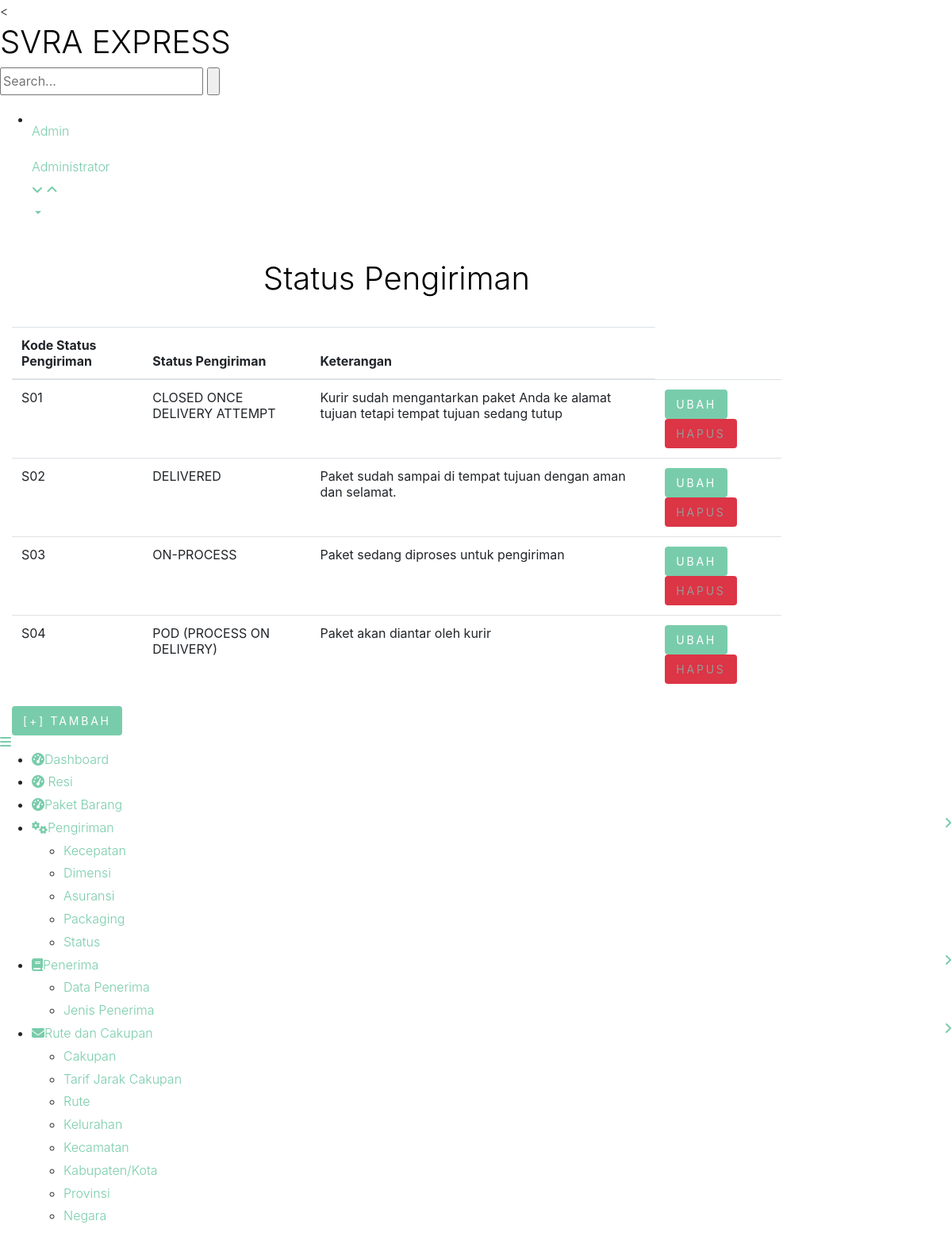
Screenshot of /svra/login/status.php with the database file from the repository.
### tables this page shows
CREATE TABLE `status_pengiriman` (
  `kode_status` varchar(5) NOT NULL,
  `nama_status` varchar(50) DEFAULT NULL,
  `keterangan` varchar(1000) DEFAULT NULL
);

### svra/login/status.php (the view, shortened to what this page needs)
<!DOCTYPE HTML>
<html>
<head>
<link href="css/bootstrap.css" rel="stylesheet" type="text/css" media="all">
<link href="css/style.css" rel="stylesheet" type="text/css" media="all"/>
<link href="css/font-awesome.css" rel="stylesheet">
</head>
<body>
<div class="page-container">
   <div class="left-content">
	   <div class="mother-grid-inner">
				<div class="header-main">
					<div class="header-left">
							<div class="logo-name">
									 <a href="home.php"> <h1>SVRA EXPRESS</h1>
								  </a>
							</div>
								<div class="search-box">
									<form>
										<input type="text" placeholder="Search..." required="">
										<input type="submit" value="">
									</form>
								</div>
						 </div>
							<div class="profile_details">
								<ul>
									<li class="dropdown profile_details_drop">
										<a href="#" class="dropdown-toggle" data-toggle="dropdown" aria-expanded="false">
											<div class="profile_img">
												<div class="user-name">
													<p>Admin</p>
													<span>Administrator</span>
												</div>
												<i class="fa fa-angle-down lnr"></i>
												<i class="fa fa-angle-up lnr"></i>
											</div>
										</a>
									</li>
								</ul>
							</div>
						</div>
				</div>
<div class="chit-chat-layer4">
	<div class="col-md-10 chit-chat-layer4-center">
               <div class="work-progres">
                            <div class="chit-chat-heading">
                                <br>  <H1><center> Status Pengiriman</center> </H1><br>
                            </div>
                            <div class="table-responsive">
                                <table class="table table-hover">
                                  <thead>
                                    <tr>
                                      <th>Kode Status Pengiriman</th>
                                      <th>Status Pengiriman</th>
                                      <th>Keterangan</th>
                                  </tr>
                              </thead>
                              <tbody>
							 <?php
							 $db_host = "localhost";$db_user = "root";$db_pass = "";$db_name = "ekspedisi_pengiriman_barang";
							 $koneksi= mysqli_connect( $db_host, $db_user, $db_pass, $db_name);
							  $ambil = mysqli_query ($koneksi, "SELECT * from status_pengiriman") ;?>
							  <?php
							  while ($isi = mysqli_fetch_array($ambil))
							  { ?>
                                <tr>
                                  <td><?php echo $isi ['kode_status'];?></td>
                                  <td><?php echo $isi ['nama_status'];?></td>
                                  <td><?php echo $isi ['keterangan'];?></td>
								  <td>
										<a href = "ubahstatus.php?id=<?php echo $isi ['kode_status'];?> " class="btn btn-primary"> Ubah </a>
										<a href = "hapusstatus.php?id=<?php echo $isi ['kode_status']; ?> " class="btn btn-danger"
										onclick="return confirm ('Apakah Anda yakin ingin menghapus data ini?')"> Hapus </a>
                              </tr>
							  <?php } ?>
                          </tbody>
                      </table>
					  <a href = "tambahstatus.php" class = "btn btn-primary">[+] Tambah </a>
                  </div>
             </div>
      </div>
    <div class="sidebar-menu">
		  	<div class="logo"> <a href="#" class="sidebar-icon"> <span class="fa fa-bars"></span> </a>  </div>
		    <div class="menu">
		      <ul id="menu" >
		        <li id="menu-home" ><a href="home.php"><i class="fa fa-tachometer"></i><span>Dashboard</span></a></li>
				<li id="menu-home" ><a href="resi.php"><i class="fa fa-tachometer"></i><span> Resi </span></a></li>
				<li id="menu-home" ><a href="paket.php"><i class="fa fa-tachometer"></i><span>Paket Barang</span></a></li>
				<li><a href="#"><i class="fa fa-cogs"></i><span>Pengiriman</span><span class="fa fa-angle-right" style="float: right"></span></a>
		          <ul>
		            <li><a href="kecepatan.php">Kecepatan</a></li>
		            <li><a href="dimensi.php">Dimensi</a></li>
					<li><a href="asuransi.php">Asuransi</a></li>
		            <li><a href="pack.php">Packaging</a></li>
					<li><a href="status.php">Status</a></li>
		          </ul>
		        </li>
		        <li id="menu-comunicacao" ><a href="#"><i class="fa fa-book nav_icon"></i><span>Penerima</span><span class="fa fa-angle-right" style="float: right"></span></a>
		          <ul id="menu-comunicacao-sub" >
		            <li id="menu-arquivos" ><a href="penerima.php">Data Penerima</a></li>
		            <li id="menu-arquivos" ><a href="jenispenerima.php">Jenis Penerima</a></li>
		          </ul>
		        </li>
		        <li><a href="#"><i class="fa fa-envelope"></i><span>Rute dan Cakupan</span><span class="fa fa-angle-right" style="float: right"></span></a>
		        	 <ul id="menu-academico-sub" >
			            <li id="menu-academico-boletim" ><a href="cakupan.php">Cakupan</a></li>
						<li id="menu-academico-boletim" ><a href="tarifjarakcak.php">Tarif Jarak Cakupan</a></li>
						<li id="menu-academico-boletim" ><a href="rute.php">Rute</a></li>
						<li id="menu-academico-avaliacoes" ><a href="kel.php">Kelurahan</a></li>
						<li id="menu-academico-avaliacoes" ><a href="kec.php">Kecamatan</a></li>
						<li id="menu-academico-avaliacoes" ><a href="kabkot.php">Kabupaten/Kota</a></li>
						<li id="menu-academico-avaliacoes" ><a href="prov.php">Provinsi</a></li>
						<li id="menu-academico-avaliacoes" ><a href="negara.php">Negara</a></li>
		             </ul>
		        </li>
		      </ul>
		    </div>
	 </div>
</div>
</body>
</html>

### rows the page displays
status_pengiriman: kode_status "S01", nama_status "CLOSED ONCE DELIVERY ATTEMPT", keterangan "Kurir sudah mengantarkan paket Anda ke alamat tujuan tetapi tempat tujuan sedang tutup"
status_pengiriman: kode_status "S02", nama_status "DELIVERED", keterangan "Paket sudah sampai di tempat tujuan dengan aman dan selamat."
status_pengiriman: kode_status "S03", nama_status "ON-PROCESS", keterangan "Paket sedang diproses untuk pengiriman"
status_pengiriman: kode_status "S04", nama_status "POD (PROCESS ON DELIVERY)", keterangan "Paket akan diantar oleh kurir"
